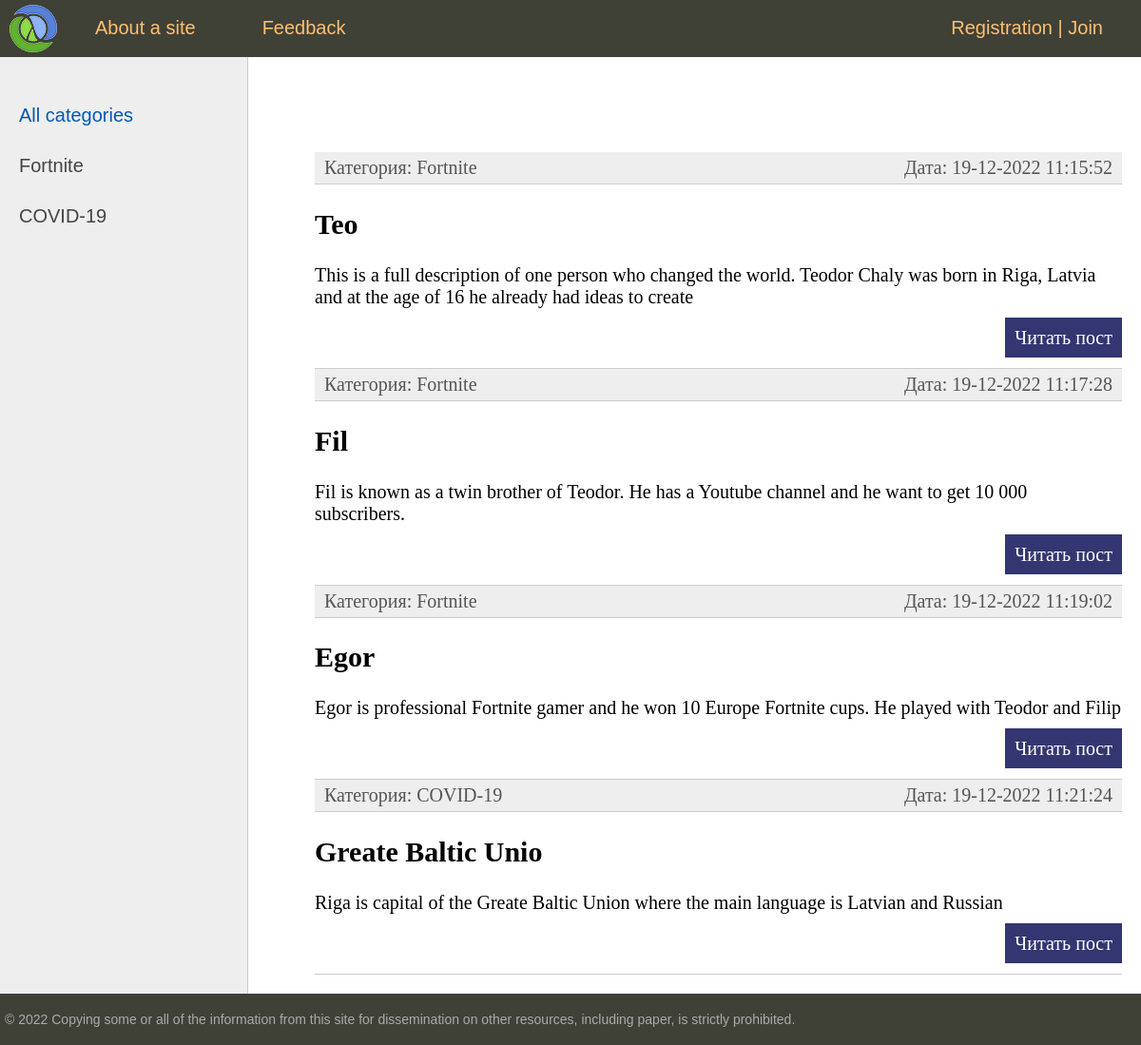
The app's page /, older data.
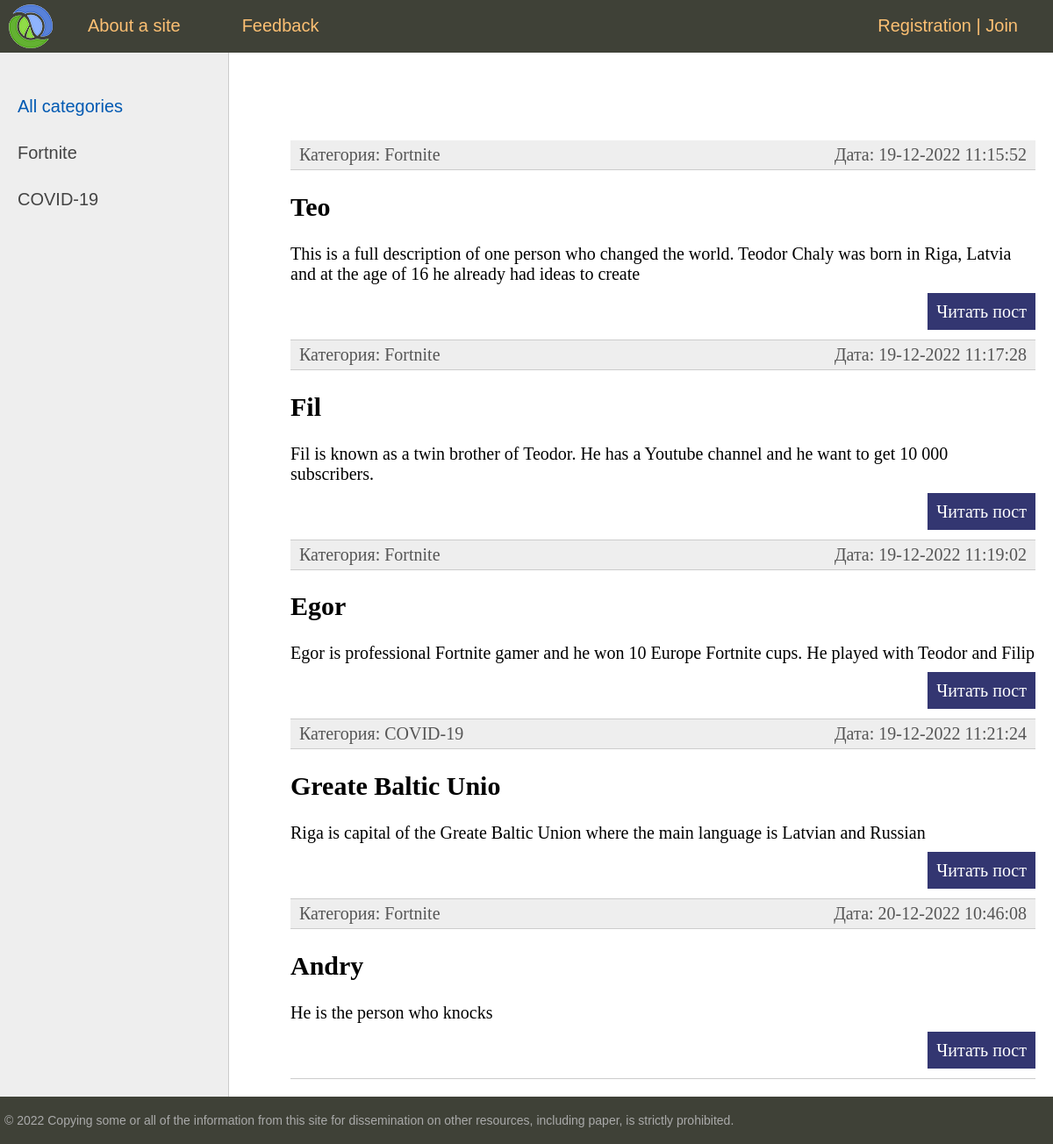
The same page, newer data.
### blog/models.py (models this page shows, shortened)
class Category(models.Model):
    name = models.CharField(max_length=100, db_index=True)
    slug = models.SlugField(max_length=255, unique=True, db_index=True, verbose_name="URL")
    def __str__(self):
        return  self.name

class News(models.Model):
    title = models.CharField(max_length=255)
    slug = models.SlugField(max_length=255, unique=True, db_index=True, verbose_name="URL")
    content = models.TextField(blank=True)
    photo = models.ImageField(upload_to="photos/%Y/%m/%d/")
    time_create = models.DateTimeField(auto_now_add=True)
    time_update = models.DateTimeField(auto_now=True)
    is_published = models.BooleanField(default=True)
    cat = models.ForeignKey('Category', on_delete=models.PROTECT)
    def get_absolute_url(self):
        return reverse('post', kwargs = {'post_slug':self.slug})
    class Meta:
        verbose_name = "Breaking new" # ! Changes in admin panel (name)
        verbose_name_plural = "Breaking news"  # ! Changes in admin panel (name)
        ordering = ["id"]

### blog/views.py (the view)
# urls.py: path('', NewsHome.as_view(), name = 'home'),
class NewsHome(DataMixin ,ListView):
    model = News
    template_name = "blog/index.html"
    context_object_name = 'posts'
    def get_context_data(self, *, object_list=None, **kwargs):
        context = super().get_context_data(**kwargs)
        c_def = self.get_user_context(title="Main page  ")
        return dict(list(context.items()) + list(c_def.items()))
    def get_queryset(self):
        return News.objects.filter(is_published = True).select_related('cat')

### blog/templatetags/blog_tags.py (called while the page is built)
@register.inclusion_tag("blog/list_categories.html")
def show_categories(sort=None, cat_selected=0):
    if not sort:
        cats = Category.objects.all()
    else:
        cats = Category.objects.order_by(sort)
    return {"cats": cats, "cat_selected": cat_selected}

### blog/utils.py (called while the page is built)
    def get_user_context(self, **kwargs):
        context = kwargs
        cats = cache.get('cats')
        if not cats:
            cats = Category.objects.annotate(Count('news'))
            cache.set('cats', cats, 60)
        user_menu = menu.copy()
        if not self.request.user.is_authenticated:
            user_menu.pop(1)
        context['menu'] = user_menu
        context['cats'] = cats
        if 'cat_selected' not in context:
            context['cat_selected'] = 0
        return context

### blog/templates/blog/index.html (shortened to what this page needs)
{% extends 'blog/base.html' %}
{% block content %}
<ul class="list-articles">
	{% for p in posts %}
	<li><div class="article-panel">
	<p class="first">Категория: {{p.cat}}</p>
	<p class="last">Дата: {{p.time_update|date:"d-m-Y H:i:s"}}</p>
			<li><h2>{{p.title}}</h2>
	{% autoescape on %}
	{{p.content|linebreaks|truncatewords:50}}
	{% endautoescape %}
			<p class="link-read-post"><a target="_blank" href="{{p.get_absolute_url}}">Читать пост</a></p>
			</li>
	{% endfor %}
</ul>
{% endblock %}

### blog/templates/blog/base.html (shortened to what this page needs)
{% load static %}
{% load blog_tags %}
<!DOCTYPE html>
<html>
<head>
	<link type="text/css" href="{% static 'blog/css/styles.css' %}" rel="stylesheet" />
</head>
<body>
<table class="table-page" border=0 cellpadding="0" cellspacing="0">
<tr><td valign=top>
{% block mainmenu %}
		<div class="header">
			<ul id="mainmenu" class="mainmenu">
			<li class="logo"><a href="{% url 'home' %}"><div class="logo"></div></a></li>
{% for m in menu %}
			<li><a href="{% url m.url_name  %}">{{m.title}}</a></li>
{% endfor %}
				{% if request.user.is_authenticated%}
				<li class = "last">{{user.username}} | <a href = "{% url 'logout'%}">Logout</a></li>
				{% else %}
				<li class = "last"><a href="{% url 'registration'%}"> Registration</a> | <a href = "{% url 'login'%}">Join</a></li>
				{% endif %}
			</ul>
		</div>
{% endblock mainmenu %}
<table class="table-content" border=0 cellpadding="0" cellspacing="0">
<tr>
	<td valign="top" class="left-chapters">
	<ul id="leftchapters">
	{% if cat_selected == 0 %}
			<li class="selected">All categories</li>
	{% else %}
			<li><a href="{% url 'home' %}" target="_blank">All categories</a></li>
	{% endif %}
{% show_categories cat_selected=cat_selected %}
	</ul>
</td>
<td valign="top" class="content">
	<div class="content-text">
{% block content %}
{% endblock %}
	</div>
</td></tr></table>
</td></tr>
<tr><td valign=top>
	<div id="footer">
		<p>&copy; 2022 Copying some or all of the information from this site for dissemination on other resources, including paper, is strictly prohibited. </p>
	</div>
</td></tr></table>
</body>
</html>

### blog/templates/blog/list_categories.html
	{% for c in cats %}
		{% if c.pk == cat_selected %}
			<li class="selected">{{c.name}}</li>
		{% else %}
			<li><a href="{{ p.get_absolute_url }}">{{c.name}}</a></li>
		{% endif %}
	{% endfor %}

### blog/static/blog/css/styles.css (style rules this page uses)
html, body { font-family: 'Arial'; margin: 0; padding: 0; height: 100%; width: 100%; color: #444; }
a { color: #0059b2; text-decoration: none; }
p.link-read-post { text-align: right; }
p.link-read-post a { padding: 10px; min-width: 100px; background: #333671; color: #fff; text-decoration: none; }
div.article-panel { background: #eee; padding: 5px 10px 5px 10px; box-sizing: border-box; overflow: hidden; color: #555; }
div.article-panel p.first { margin: 0; float: left; }
div.article-panel p.last { margin: 0; float: right; }
ul.list-articles { list-style: none; margin: 0; padding: 0; }
ul.list-articles li { border-bottom: 1px solid #ccc; }
.table-page { width: 100%; height: 100%; vertical-align: top; }
.table-page tr { height: 100%; }
.header { background: #3F4137; height: 60px; }
.logo { background: url('../images/logo.png') no-repeat 10px 5px; width: 70px; height: 60px; }
ul.mainmenu { list-style: none; margin: 0; padding: 0; height: 60px; color: #fdc073; font-size: 20px; overflow: hidden; }
ul.mainmenu li { float: left; margin: 18px 40px 0 30px; }
ul.mainmenu li.logo { margin: 0; }
ul.mainmenu li.last { float: right; }
ul.mainmenu li a { color: #fdc073; text-decoration: none; }
.table-content { width: 100%; min-height: 100%; height: 100%; }
.left-chapters { margin: 0; background: #eee; border-right: 1px solid #ccc; min-height: 100%; }
.left-chapters ul { width: 230px; min-height: 100%; margin: 0; padding: 20px 10px 10px 20px; list-style: none; font-size: 20px; }
.left-chapters ul li { margin: 30px 0 0 0; color: #999; }
.left-chapters ul li.selected { color: #0059b2; }
.left-chapters ul li a { color: #444; text-decoration: none; }
.content { padding: 40px 20px 20px 40px; width: 100%; box-sizing: border-box; }
.content-text { margin: 60px 0 0 30px; color: #000; font-size: 20px; font-family: Yandex Sans Display Light; }
#footer { box-sizing: border-box; background: #3F4137; padding: 5px; color: #aaa; font-size: 14px; font-family: Verdana, Geneva, Arial, Helvetica; text-align: left; overflow: hidden; }

Row changes from the older to the newer data that the page shows:
added News: cat "Fortnite", time_update "20-12-2022 10:46:08", title "Andry", content "He is the person who knocks"
